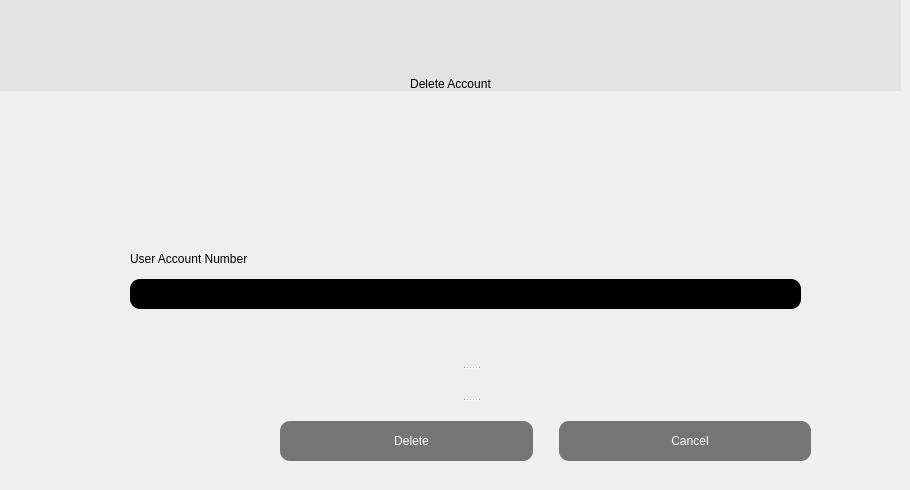
       <widget class="QWidget" name="delete_account_page">
        <widget class="QLabel" name="login_label_2">
         <property name="geometry">
          <rect>
           <x>0</x>
           <y>0</y>
           <width>901</width>
           <height>91</height>
          </rect>
         </property>
         <property name="styleSheet">
          <string notr="true">background-color: rgb(227, 227, 227);
font: 48pt &quot;MS Shell Dlg 2&quot;;
border:none;</string>
         </property>
         <property name="text">
          <string>Delete Account</string>
         </property>
         <property name="alignment">
          <set>Qt::AlignBottom|Qt::AlignHCenter</set>
         </property>
        </widget>
        <widget class="QSplitter" name="splitter_2">
         <property name="geometry">
          <rect>
           <x>130</x>
           <y>120</y>
           <width>681</width>
           <height>361</height>
          </rect>
         </property>
         <property name="orientation">
          <enum>Qt::Vertical</enum>
         </property>
         <widget class="QWidget" name="layoutWidget_4">
          <layout class="QVBoxLayout" name="delete_acount_login_page_Layout">
           <property name="spacing">
            <number>0</number>
           </property>
           <property name="topMargin">
            <number>10</number>
           </property>
           <property name="rightMargin">
            <number>10</number>
           </property>
           <property name="bottomMargin">
            <number>57</number>
           </property>
           <item>
            <widget class="QLabel" name="username_label_2">
             <property name="styleSheet">
              <string notr="true">color: black;
font: 75 11pt &quot;MS Shell Dlg 2&quot;;
</string>
             </property>
             <property name="text">
              <string>User Account Number</string>
             </property>
             <property name="alignment">
              <set>Qt::AlignBottom|Qt::AlignJustify</set>
             </property>
             <property name="margin">
              <number>0</number>
             </property>
             <property name="indent">
              <number>13</number>
             </property>
            </widget>
           </item>
           <item>
            <widget class="QLineEdit" name="username_field_2">
             <property name="enabled">
              <bool>true</bool>
             </property>
             <property name="sizePolicy">
              <sizepolicy hsizetype="Expanding" vsizetype="Fixed">
               <horstretch>0</horstretch>
               <verstretch>0</verstretch>
              </sizepolicy>
             </property>
             <property name="styleSheet">
              <string notr="true">height:30px;
font: 9pt &quot;MS Shell Dlg 2&quot;;
border-radius:10px;
background-color: rgb(0, 0, 0);
color: rgb(255, 255, 255);</string>
             </property>
             <property name="maxLength">
              <number>32773</number>
             </property>
             <property name="placeholderText">
              <string/>
             </property>
             <property name="cursorMoveStyle">
              <enum>Qt::VisualMoveStyle</enum>
             </property>
             <property name="clearButtonEnabled">
              <bool>true</bool>
             </property>
            </widget>
           </item>
          </layout>
         </widget>
         <widget class="QLabel" name="login_failed_text_2">
          <property name="accessibleDescription">
           <string/>
          </property>
          <property name="layoutDirection">
           <enum>Qt::RightToLeft</enum>
          </property>
          <property name="styleSheet">
           <string notr="true">color: black;
font: 10pt &quot;MS Shell Dlg 2&quot;;</string>
          </property>
          <property name="text">
           <string/>
          </property>
          <property name="textInteractionFlags">
           <set>Qt::NoTextInteraction</set>
          </property>
         </widget>
         <widget class="QWidget" name="layoutWidget_3">
          <layout class="QHBoxLayout" name="delete_user_cancel_buttons">
           <property name="spacing">
            <number>26</number>
           </property>
           <property name="leftMargin">
            <number>150</number>
           </property>
           <property name="rightMargin">
            <number>0</number>
           </property>
           <item>
            <widget class="QPushButton" name="delete_account_button_page">
             <property name="styleSheet">
              <string notr="true">QPushButton{
	color:white;
	background-color: rgb(117, 117, 117);
	font: 75 10pt &quot;MS Shell Dlg 2&quot;;
	border:none;
	height:40px;
	padding-left:10px;
	border-radius:10px;
}



QPushButton:hover{
	background-color:white;
	color:black;
	font-weight:bold;
}
</string>
             </property>
             <property name="text">
              <string>Delete</string>
             </property>
             <property name="checkable">
              <bool>true</bool>
             </property>
             <property name="autoExclusive">
              <bool>true</bool>
             </property>
            </widget>
           </item>
           <item>
            <widget class="QPushButton" name="delete_page_cancel_page">
             <property name="styleSheet">
              <string notr="true">QPushButton{
	color:white;
	background-color: rgb(117, 117, 117);
	font: 75 10pt &quot;MS Shell Dlg 2&quot;;
	border:none;
	height:40px;
	padding-left:10px;
	border-radius:10px;
}



QPushButton:hover{
	background-color:white;
	color:black;
	font-weight:bold;
}</string>
             </property>
             <property name="text">
              <string>Cancel</string>
             </property>
             <property name="checkable">
              <bool>true</bool>
             </property>
             <property name="autoExclusive">
              <bool>true</bool>
             </property>
            </widget>
           </item>
          </layout>
         </widget>
        </widget>
       </widget>
